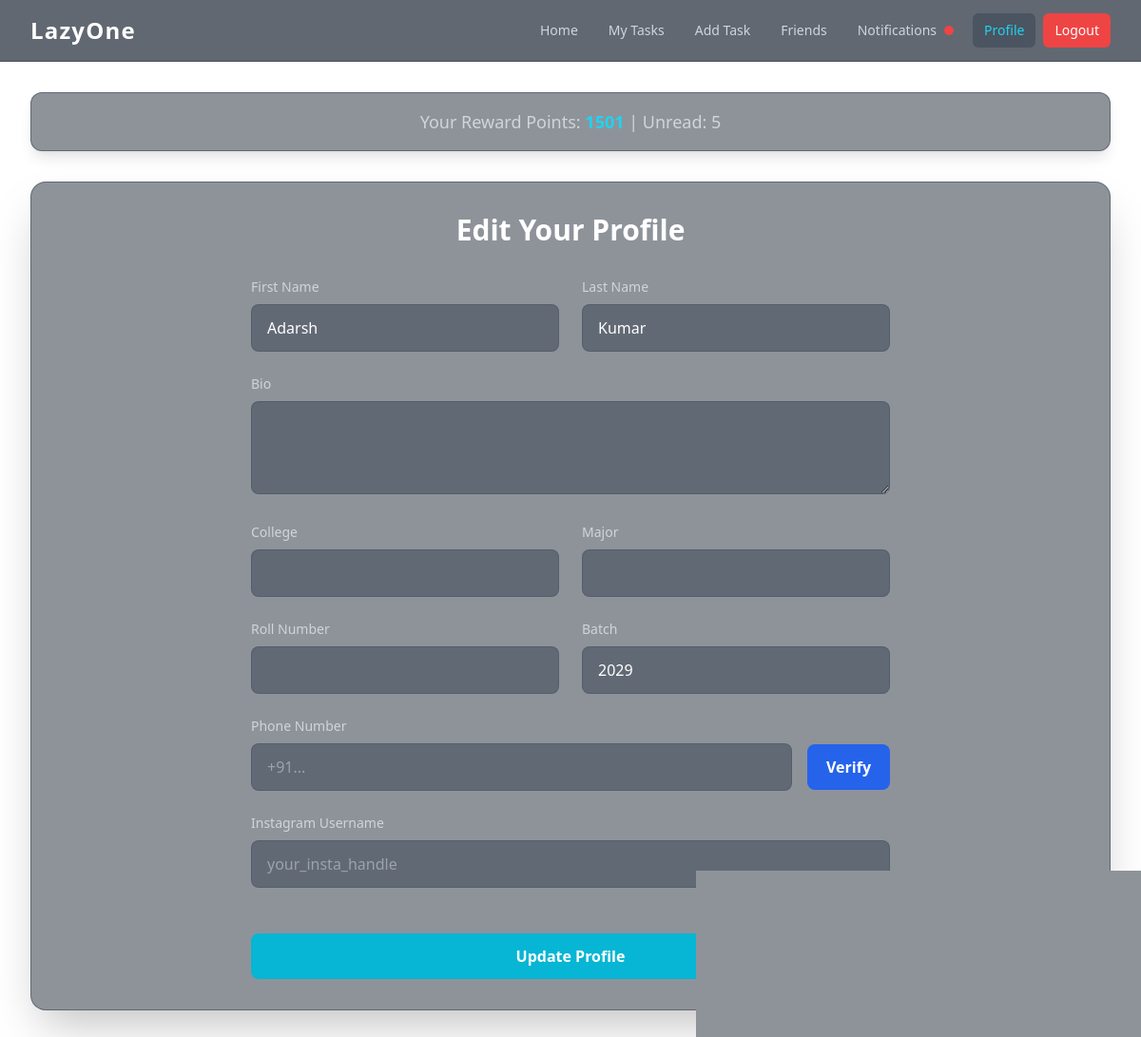
The page /profile/ (signed in) on the database its author committed.
### basic/models.py (models this page shows, shortened)
class UserProfile(models.Model):
    user = models.OneToOneField(User, on_delete=models.CASCADE)
    bio = models.CharField(max_length=300,blank=True)
    first_name = models.CharField(max_length=50, blank=True)
    last_name = models.CharField(max_length=50, blank=True)
    college = models.CharField(max_length=100, blank=True)
    room_no = models.CharField(max_length=20, blank=True)
    major = models.CharField(max_length=100, blank=True)
    hostel = models.CharField(max_length=100, blank=True)
    roll_no = models.CharField(max_length=100, blank=True)
    batch = models.IntegerField(default=2029)
    friends = models.ManyToManyField('self', blank=True)
    rewards = models.IntegerField(default=1500)
    phone_number = models.CharField(max_length=20, blank=True)
    is_phone_verified = models.BooleanField(default=False)
    instagram_username = models.CharField(max_length=100, blank=True)
    is_instagram_verified = models.BooleanField(default=False)
    firebase_uid = models.CharField(max_length=128, blank=True, null=True, unique=True)

### basic/views/profile.py (the view, shortened to what this page needs)
# urls.py: path('profile/', profile_view, name='profile'),
@login_required(login_url='/login/')
def profile_view(request):
    profile, created = UserProfile.objects.get_or_create(user=request.user)
    return render(request, 'profile.html', {'profile': profile})

### basic/context_processors.py (called while the page is built)
def firebase_keys(request):
    return {
        'FIREBASE_API_KEY': settings.FIREBASE_API_KEY,
        'FIREBASE_AUTH_DOMAIN': settings.FIREBASE_AUTH_DOMAIN,
        'FIREBASE_PROJECT_ID': settings.FIREBASE_PROJECT_ID,
        'FIREBASE_STORAGE_BUCKET': settings.FIREBASE_STORAGE_BUCKET,
        'FIREBASE_MESSAGING_SENDER_ID': settings.FIREBASE_MESSAGING_SENDER_ID,
        'FIREBASE_APP_ID': settings.FIREBASE_APP_ID,
    }

def unread_notifications_count(request):
    if request.user.is_authenticated:
        count = request.user.notifications.filter(is_read=False).count()
        return {'unread_notifications_count': count}
    return {'unread_notifications_count': 0}

### basic/templates/profile.html (shortened to what this page needs)
{% extends 'base.html' %}
{% block content %}
<h2 class="text-3xl font-bold text-white mb-8 text-center">Edit Your Profile</h2>
<form method="post" class="space-y-6 max-w-2xl mx-auto">
    <div class="grid grid-cols-1 md:grid-cols-2 gap-6">
        <div>
            <label for="first_name" class="block text-sm font-medium text-gray-300 mb-2">First Name</label>
            <input type="text" id="first_name" name="first_name" value="{{ profile.first_name }}" class="w-full px-4 py-3 bg-gray-700/50 border border-gray-600/50 rounded-lg text-white placeholder-gray-400 focus:outline-none focus:ring-2 focus:ring-cyan-400 transition-shadow duration-200">
        </div>
        <div>
            <label for="last_name" class="block text-sm font-medium text-gray-300 mb-2">Last Name</label>
            <input type="text" id="last_name" name="last_name" value="{{ profile.last_name }}" class="w-full px-4 py-3 bg-gray-700/50 border border-gray-600/50 rounded-lg text-white placeholder-gray-400 focus:outline-none focus:ring-2 focus:ring-cyan-400 transition-shadow duration-200">
        </div>
    </div>
    <div>
        <label for="bio" class="block text-sm font-medium text-gray-300 mb-2">Bio</label>
        <textarea id="bio" name="bio" rows="3" class="w-full px-4 py-3 bg-gray-700/50 border border-gray-600/50 rounded-lg text-white placeholder-gray-400 focus:outline-none focus:ring-2 focus:ring-cyan-400 transition-shadow duration-200">{{ profile.bio }}</textarea>
    </div>
    <div class="grid grid-cols-1 md:grid-cols-2 gap-6">
        <div>
            <label for="college" class="block text-sm font-medium text-gray-300 mb-2">College</label>
            <input type="text" id="college" name="college" value="{{ profile.college }}" class="w-full px-4 py-3 bg-gray-700/50 border border-gray-600/50 rounded-lg text-white placeholder-gray-400 focus:outline-none focus:ring-2 focus:ring-cyan-400 transition-shadow duration-200">
        </div>
        <div>
            <label for="major" class="block text-sm font-medium text-gray-300 mb-2">Major</label>
            <input type="text" id="major" name="major" value="{{ profile.major }}" class="w-full px-4 py-3 bg-gray-700/50 border border-gray-600/50 rounded-lg text-white placeholder-gray-400 focus:outline-none focus:ring-2 focus:ring-cyan-400 transition-shadow duration-200">
        </div>
        <div>
            <label for="roll_no" class="block text-sm font-medium text-gray-300 mb-2">Roll Number</label>
            <input type="text" id="roll_no" name="roll_no" value="{{ profile.roll_no }}" class="w-full px-4 py-3 bg-gray-700/50 border border-gray-600/50 rounded-lg text-white placeholder-gray-400 focus:outline-none focus:ring-2 focus:ring-cyan-400 transition-shadow duration-200">
        </div>
        <div>
            <label for="batch" class="block text-sm font-medium text-gray-300 mb-2">Batch</label>
            <input type="number" id="batch" name="batch" value="{{ profile.batch }}" class="w-full px-4 py-3 bg-gray-700/50 border border-gray-600/50 rounded-lg text-white placeholder-gray-400 focus:outline-none focus:ring-2 focus:ring-cyan-400 transition-shadow duration-200">
        </div>
    </div>
    <div>
        <label for="phone_number" class="block text-sm font-medium text-gray-300 mb-2">Phone Number</label>
        <div class="flex items-center space-x-4">
            <input type="text" id="phone_number" name="phone_number" value="{{ profile.phone_number }}" placeholder="+91..." class="flex-grow w-full px-4 py-3 bg-gray-700/50 border border-gray-600/50 rounded-lg text-white placeholder-gray-400 focus:outline-none focus:ring-2 focus:ring-cyan-400 transition-shadow duration-200">
            {% if profile.is_phone_verified %}
                <span class="text-green-400 font-semibold flex items-center whitespace-nowrap">
                    <svg class="w-5 h-5 mr-1" fill="none" stroke="currentColor" viewBox="0 0 24 24" xmlns="http://www.w3.org/2000/svg"><path stroke-linecap="round" stroke-linejoin="round" stroke-width="2" d="M9 12l2 2 4-4m6 2a9 9 0 11-18 0 9 9 0 0118 0z"></path></svg>
                    Verified
                </span>
            {% else %}
                <button type="button" id="verify-phone-button" class="px-5 py-3 bg-blue-600 hover:bg-blue-700 text-white font-semibold rounded-lg transition-colors whitespace-nowrap">Verify</button>
            {% endif %}
        </div>
    </div>
    <div>
        <label for="instagram_username" class="block text-sm font-medium text-gray-300 mb-2">Instagram Username</label>
        <input type="text" id="instagram_username" name="instagram_username" value="{{ profile.instagram_username }}" placeholder="your_insta_handle" class="w-full px-4 py-3 bg-gray-700/50 border border-gray-600/50 rounded-lg text-white placeholder-gray-400 focus:outline-none focus:ring-2 focus:ring-cyan-400 transition-shadow duration-200">
    </div>
    <div class="pt-6">
        <button type="submit" class="w-full text-white font-bold py-3 px-4 rounded-lg bg-cyan-500 hover:bg-cyan-600 focus:outline-none focus:ring-2 focus:ring-offset-2 focus:ring-offset-gray-800 focus:ring-cyan-500 transition-all duration-300 transform hover:scale-105">
            Update Profile
        </button>
    </div>
</form>
{% endblock %}

### rows shown on the page
UserProfile: first_name "Adarsh", last_name "Kumar", batch "2029"

### other values the page prints
{{ unread_notifications_count }} "5"
